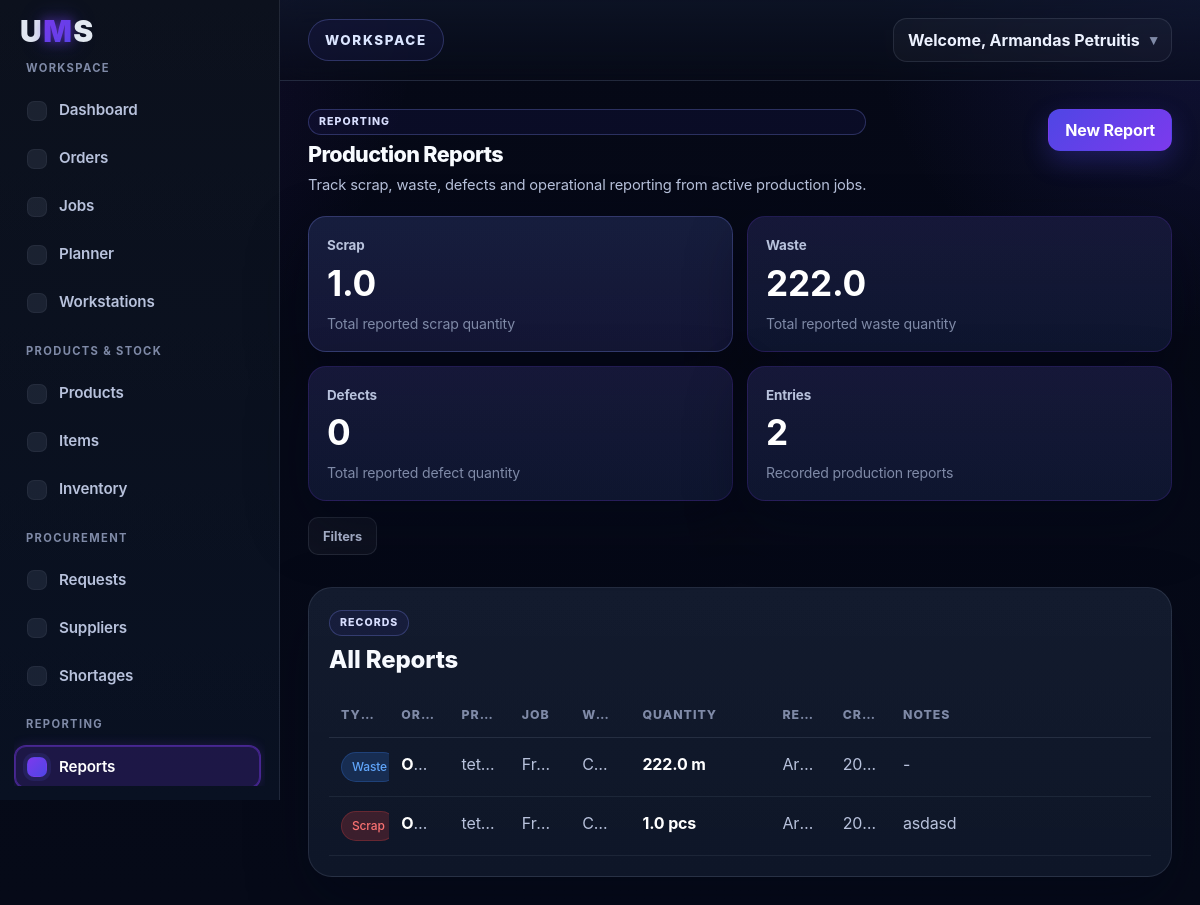
The app's page /reports (signed in) with its own data.
### tables this page shows
CREATE TABLE production_reports (
        id INTEGER PRIMARY KEY AUTOINCREMENT,
        company_id INTEGER NOT NULL,
        job_id INTEGER NOT NULL,
        order_id INTEGER,
        product_id INTEGER,
        workstation_id INTEGER,
        report_type TEXT NOT NULL,
        quantity REAL NOT NULL DEFAULT 0,
        notes TEXT,
        reported_by INTEGER,
        created_at TIMESTAMP DEFAULT CURRENT_TIMESTAMP, unit TEXT DEFAULT 'pcs',
        FOREIGN KEY (company_id) REFERENCES companies(id),
        FOREIGN KEY (job_id) REFERENCES order_jobs(id),
        FOREIGN KEY (order_id) REFERENCES orders(id),
        FOREIGN KEY (product_id) REFERENCES products(id),
        FOREIGN KEY (workstation_id) REFERENCES workstations(id),
        FOREIGN KEY (reported_by) REFERENCES users(id)
    );

CREATE TABLE orders (
        id INTEGER PRIMARY KEY AUTOINCREMENT,
        order_number TEXT,
        customer TEXT,
        status TEXT,
        due_date TEXT,
        priority TEXT
    , product_id INTEGER, quantity REAL DEFAULT 1, materials_reserved INTEGER NOT NULL DEFAULT 0, company_id INTEGER);

CREATE TABLE order_jobs (
    id INTEGER PRIMARY KEY AUTOINCREMENT,
    order_id INTEGER NOT NULL,
    product_job_template_id INTEGER,
    workstation_id INTEGER NOT NULL,
    job_name TEXT NOT NULL,
    sequence INTEGER NOT NULL,
    planned_quantity REAL NOT NULL,
    completed_quantity REAL NOT NULL DEFAULT 0,
    estimated_hours REAL NOT NULL,
    status TEXT NOT NULL DEFAULT 'Waiting', job_product_id INTEGER, planned_start TEXT, planned_end TEXT, parent_job_id INTEGER, is_split_child INTEGER NOT NULL DEFAULT 0, company_id INTEGER,
    FOREIGN KEY (order_id) REFERENCES orders(id),
    FOREIGN KEY (workstation_id) REFERENCES workstations(id)
);

### app.py (the view, shortened to what this page needs)
@app.route("/reports")
@permission_required("view_reports")
def reports():
    if not is_logged_in():
        return redirect(url_for("login"))
    company_id = get_company_id()
    report_type = request.args.get("report_type", "").strip()
    job_search = request.args.get("job_search", "").strip()
    conn = sqlite3.connect("database.db")
    cursor = conn.cursor()
    query = """
        SELECT
            pr.id,
            pr.report_type,
            pr.quantity,
            COALESCE(pr.unit, 'pcs') AS unit,
            pr.notes,
            pr.created_at,
            oj.id,
            oj.job_name,
            oj.status,
            o.order_number,
            COALESCE(p.product_name, '-') AS product_name,
            COALESCE(w.name, '-') AS workstation_name,
            COALESCE(u.full_name, 'System') AS reported_by_name
        FROM production_reports pr
        JOIN order_jobs oj
          ON pr.job_id = oj.id
         AND oj.company_id = pr.company_id
        LEFT JOIN orders o
          ON pr.order_id = o.id
         AND o.company_id = pr.company_id
        LEFT JOIN products p
          ON pr.product_id = p.id
         AND p.company_id = pr.company_id
        LEFT JOIN workstations w
          ON pr.workstation_id = w.id
         AND w.company_id = pr.company_id
        LEFT JOIN users u
          ON pr.reported_by = u.id
        WHERE pr.company_id = ?
    """
    params = [company_id]
    if report_type:
        query += " AND pr.report_type = ?"
        params.append(report_type)
    query += " ORDER BY pr.created_at DESC, pr.id DESC"
    cursor.execute(query, params)
    rows = cursor.fetchall()
    reports = []
    total_scrap = 0
    total_waste = 0
    total_defect = 0
    for row in rows:
        report = {
            "id": row[0],
            "report_type": row[1],
            "quantity": float(row[2] or 0),
            "unit": row[3] or "pcs",
            "notes": row[4],
            "created_at": row[5],
            "job_id": row[6],
            "job_name": row[7],
            "job_status": row[8],
            "order_number": row[9],
            "product_name": row[10],
            "workstation_name": row[11],
            "reported_by_name": row[12]
        }
        reports.append(report)
        if report["report_type"] == "scrap":
            total_scrap += report["quantity"]
        elif report["report_type"] == "waste":
            total_waste += report["quantity"]
        elif report["report_type"] == "defect":
            total_defect += report["quantity"]
    conn.close()
    return render_template(
        "reports.html",
        reports=reports,
        total_scrap=total_scrap,
        total_waste=total_waste,
        total_defect=total_defect,
        filters={
            "report_type": report_type,
            "job_search": job_search
        },
        active_page="reports"
    )

### app.py (called while the page is built, shortened)
def is_logged_in():
    return "user_id" in session

def get_company_id():
    company_id = session.get("company_id")
    if not company_id:
        raise ValueError("Missing company_id in session.")
    return company_id

def get_current_user_role():
    return (session.get("user_role") or "worker").strip().lower()

def get_role_default_permissions(role):
    return set(ROLE_DEFAULT_PERMISSIONS.get((role or "worker").lower(), set()))

def get_user_permission_overrides(user_id):
    conn = sqlite3.connect("database.db")
    cursor = conn.cursor()
    cursor.execute("""
        SELECT permission_key, allowed
        FROM user_permissions
        WHERE user_id = ?
    """, (user_id,))
    rows = cursor.fetchall()
    conn.close()
    overrides = {}
    for permission_key, allowed in rows:
        overrides[permission_key] = bool(allowed)
    return overrides

def get_effective_permissions(user_id=None, role=None):
    if user_id is None:
        user_id = session.get("user_id")
    if role is None:
        role = get_current_user_role()
    permissions = set(get_role_default_permissions(role))
    overrides = get_user_permission_overrides(user_id)
    for permission_key, allowed in overrides.items():
        if allowed:
            permissions.add(permission_key)
        else:
            permissions.discard(permission_key)
    return permissions

def has_permission(permission_key, user_id=None, role=None):
    return permission_key in get_effective_permissions(user_id=user_id, role=role)

def permission_required(permission_key):
    def decorator(view_func):
        @wraps(view_func)
        def wrapped_view(*args, **kwargs):
            if not is_logged_in():
                return redirect(url_for("login"))
            if not has_permission(permission_key):
                flash("You do not have permission to access this page.", "error")
                return redirect(url_for("dashboard"))
            return view_func(*args, **kwargs)
        return wrapped_view
    return decorator

@app.context_processor
def inject_permissions():
    effective_permissions = get_effective_permissions()
    return {
        "current_user_role": get_current_user_role(),
        "effective_permissions": effective_permissions,
        "has_permission_ui": lambda permission_key: permission_key in effective_permissions,
        "all_permission_keys": ALL_PERMISSION_KEYS,
    }

### templates/reports.html (shortened to what this page needs)
{% extends "base.html" %}
{% block content %}
<div class="jobs-header">
  <div class="jobs-header-left">
    <span class="eyebrow-label">Reporting</span>
    <h1>Production Reports</h1>
    <p>Track scrap, waste, defects and operational reporting from active production jobs.</p>
  </div>
  <div class="jobs-header-right">
    <a href="{{ url_for('new_report') }}" class="dashboard-btn primary">New Report</a>
  </div>
</div>
<div class="dashboard-stats">
  <div class="stat-card stat-card-accent">
    <span class="stat-label">Scrap</span>
    <strong>{{ total_scrap }}</strong>
    <span class="stat-meta">Total reported scrap quantity</span>
  </div>
  <div class="stat-card">
    <span class="stat-label">Waste</span>
    <strong>{{ total_waste }}</strong>
    <span class="stat-meta">Total reported waste quantity</span>
  </div>
  <div class="stat-card">
    <span class="stat-label">Defects</span>
    <strong>{{ total_defect }}</strong>
    <span class="stat-meta">Total reported defect quantity</span>
  </div>
  <div class="stat-card">
    <span class="stat-label">Entries</span>
    <strong>{{ reports|length }}</strong>
    <span class="stat-meta">Recorded production reports</span>
  </div>
</div>
<div class="filters-wrapper section-spacing">
  <button type="button" class="filters-toggle-btn" aria-expanded="false">
    Filters
  </button>
</div>
<div class="dashboard-table-card">
  <div class="card-header">
    <div>
      <span class="card-kicker">Records</span>
      <h4>All Reports</h4>
    </div>
  </div>
  <div class="table-wrapper">
    <table class="orders-table reports-table">
      <thead>
        <tr>
          <th>Type</th>
          <th>Order</th>
          <th>Product</th>
          <th>Job</th>
          <th>Workstation</th>
          <th>Quantity</th>
          <th>Reported By</th>
          <th>Created</th>
          <th>Notes</th>
        </tr>
      </thead>
      <tbody>
        {% if reports %}
          {% for report in reports %}
            <tr>
              <td data-label="Type">
                {% if report.report_type == "scrap" %}
                  <span class="status-badge delayed">Scrap</span>
                {% elif report.report_type == "waste" %}
                  <span class="status-badge waiting">Waste</span>
                {% elif report.report_type == "defect" %}
                  <span class="status-badge in-progress">Defect</span>
                {% else %}
                  <span class="status-badge completed">Note</span>
                {% endif %}
              </td>
              <td data-label="Order"><strong>{{ report.order_number }}</strong></td>
              <td data-label="Product">{{ report.product_name }}</td>
              <td data-label="Job">{{ report.job_name }}</td>
              <td data-label="Workstation">{{ report.workstation_name }}</td>
              <td data-label="Quantity"><strong>{{ report.quantity }} {{ report.unit }}</strong></td>
              <td data-label="Reported By">{{ report.reported_by_name }}</td>
              <td data-label="Created">{{ report.created_at }}</td>
              <td data-label="Notes" class="product-description-cell" title="{{ report.notes if report.notes else '-' }}">
                {{ report.notes if report.notes else "-" }}
              </td>
            </tr>
          {% endfor %}
        {% else %}
          <tr>
            <td colspan="9" class="empty-table-message">No reports found.</td>
          </tr>
        {% endif %}
      </tbody>
    </table>
  </div>
</div>
{% endblock %}

### records on screen
production_reports: report_type "W…", order_number "O…", product_name "tet…", job_name "Fr…", workstation_name "C…", quantity "222.0", unit "m", reported_by_name "Ar…", created_at "20…", notes "-"
production_reports: report_type "S…", order_number "O…", product_name "tet…", job_name "Fr…", workstation_name "C…", quantity "1.0", unit "pcs", reported_by_name "Ar…", created_at "20…", notes "asdasd"

### other values on screen
{{ session.get('user_name') }} "Armandas Petruitis"
{{ total_scrap }} "1.0"
{{ total_waste }} "222.0"
{{ total_defect }} "0"
{{ reports|length }} "2"
